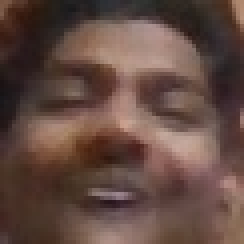
#> input picture images/NIlamadhab_33.jpg, 61 x 61 px (shown 4 times larger); its folder holds only this picture in this run
$ python consolidated_data.py
#> lines starting #> are read from the running program, lines starting #| are printed output that depends on the picture
# consolidated_data.py

import cv2
import os
import pickle
import numpy as np
import matplotlib.pyplot as plt

# Define directories for data and images
data_dir = os.path.join(os.getcwd(), 'data')
img_dir = os.path.join(os.getcwd(), 'images')

# Create data directory if it doesn't exist
if not os.path.exists(data_dir):
    os.makedirs(data_dir)

image_data = []
labels = []

# Loop through all files in the images directory
for i in os.listdir(img_dir):
    # Read the image
    image = cv2.imread(os.path.join(img_dir, i))
#> image is the input picture: shape (61, 61, 3); mean B, G, R 66.3, 74.4, 99.2
    # Resize to a consistent 100x100 pixels
    image = cv2.resize(image, (100, 100))
#> image: shape (100, 100, 3)
    # Convert to grayscale
    image = cv2.cvtColor(image, cv2.COLOR_BGR2GRAY)
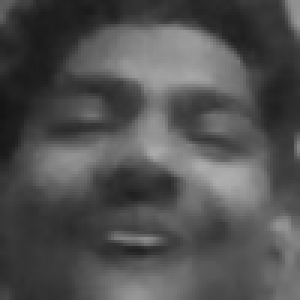
#> image: shape (100, 100) (shown 3 times larger); min 20, max 174, mean 80.8
    # Apply histogram equalization to improve contrast
    image = cv2.equalizeHist(image)
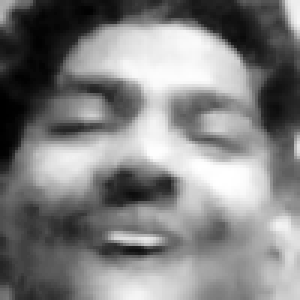
#> image: shape (100, 100) (shown 3 times larger); min 0, max 255, mean 128.6
    # Add the processed image to our list
    image_data.append(image)
    # Extract the label (name) from the filename (e.g., "shiva_1.jpg" -> "shiva")
    labels.append(str(i).split("_")[0])

# Convert lists to NumPy arrays
image_data = np.array(image_data)
labels = np.array(labels)

# (Optional) Display a sample image to verify
# plt.imshow(image_data[0], cmap="gray")
# plt.show()

# Save the processed data and labels using pickle
print("Saving processed data...")
with open(os.path.join(data_dir, "images.p"), 'wb') as f:
    pickle.dump(image_data, f)

with open(os.path.join(data_dir, "labels.p"), 'wb') as f:
    pickle.dump(labels, f)

print("Data consolidation complete!")

$ run again, on images/NIlamadhab_42.jpg
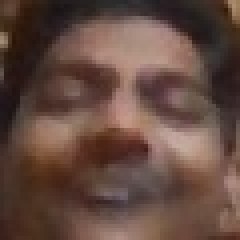
#> input picture images/NIlamadhab_42.jpg, 60 x 60 px (shown 4 times larger)
#> image is the input picture: shape (60, 60, 3); mean B, G, R 64.9, 74.3, 100
#> `image = cv2.cvtColor(image, cv2.COLOR_BGR2GRAY)`:
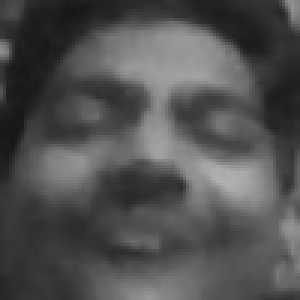
#> image: shape (100, 100) (shown 3 times larger); min 22, max 177, mean 80.8
#> `image = cv2.equalizeHist(image)`:
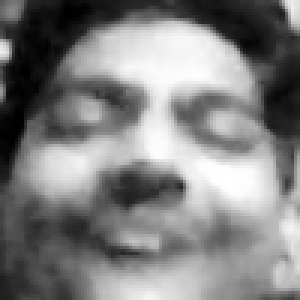
#> image: shape (100, 100) (shown 3 times larger); min 0, max 255, mean 128.5
